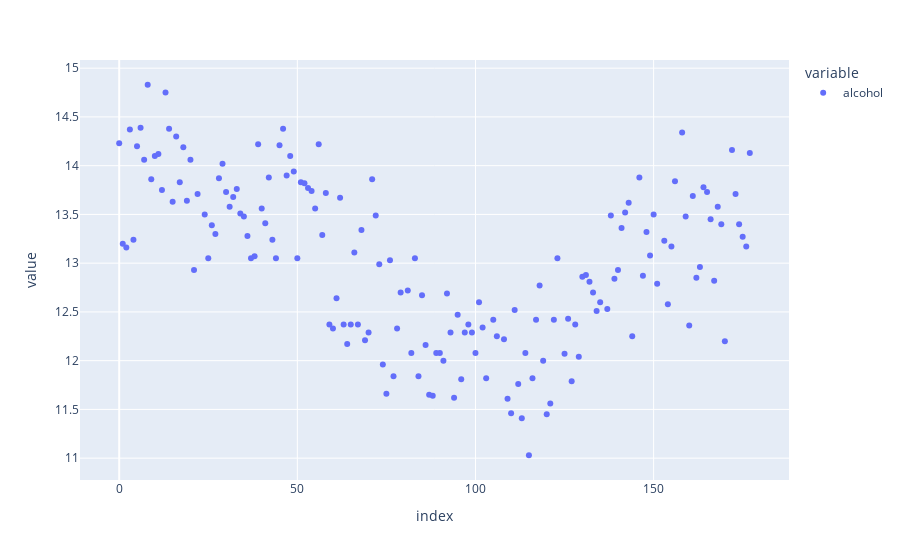

The code cell stored with this chart in its notebook:
### Code cell
px.scatter(p_data.alcohol)

### Figure 1 — Plotly figure (JSON) as saved in the notebook; plotly's stock layout.template omitted (floating-point values rounded to 4 significant figures; data arrays with more than 128 entries replaced by an {"elided": "..."} marker saying what was removed)
{"data": [{"hovertemplate": "variable=alcohol<br>index=%{x}<br>value=%{y}<extra></extra>", "legendgroup": "alcohol", "marker": {"color": "#636efa", "symbol": "circle"}, "mode": "markers", "name": "alcohol", "orientation": "v", "showlegend": true, "type": "scatter", "x": {"elided": "168 int values"}, "xaxis": "x", "y": {"elided": "168 float values"}, "yaxis": "y"}], "layout": {"legend": {"title": {"text": "variable"}, "tracegroupgap": 0}, "margin": {"t": 60}, "xaxis": {"anchor": "y", "domain": [0, 1], "title": {"text": "index"}}, "yaxis": {"anchor": "x", "domain": [0, 1], "title": {"text": "value"}}}}
